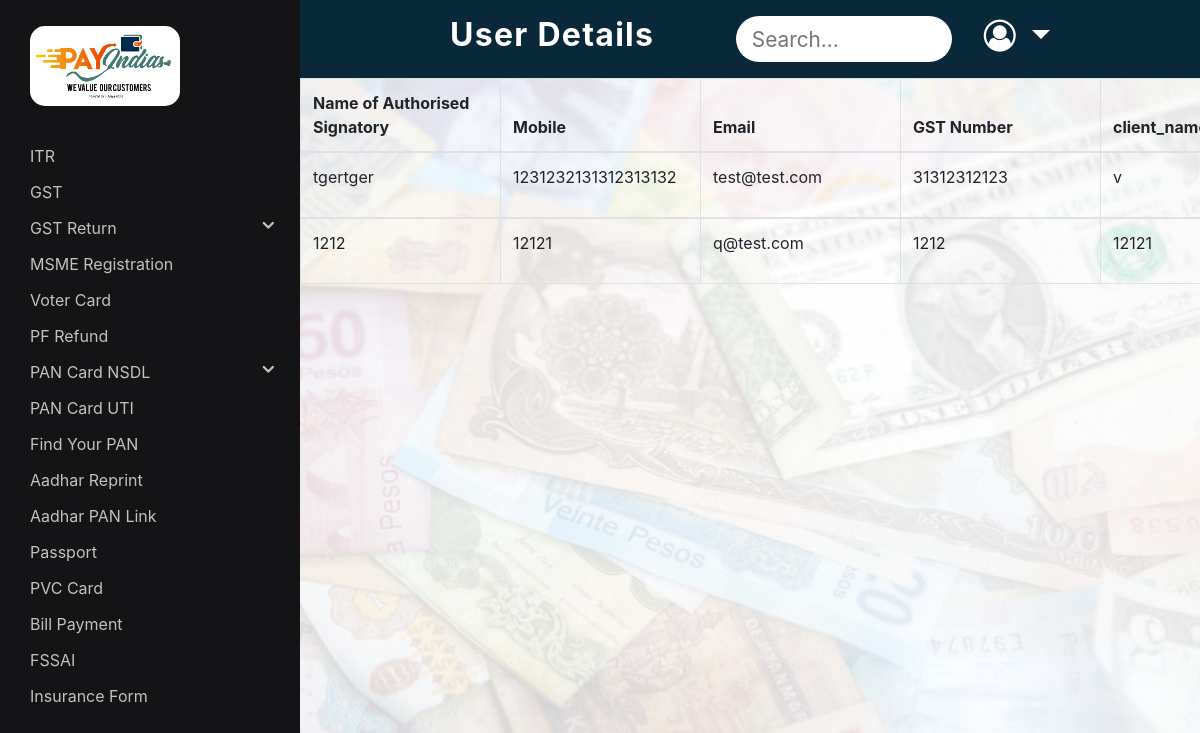
Screenshot of /client-list.php (signed in) with the database file from the repository.
### tables this page shows
CREATE TABLE `add_client` (
  `id` int(11) NOT NULL,
  `name_of_authorised_signatory` text NOT NULL,
  `mobile_number` varchar(100) NOT NULL,
  `email` varchar(100) NOT NULL,
  `gst_no` varchar(100) NOT NULL,
  `client_name` text NOT NULL,
  `address` varchar(100) NOT NULL,
  `pass_of_gst_portal` text NOT NULL,
  `status` varchar(20) NOT NULL,
  `r_id` int(255) NOT NULL
);

### client-list.php (the view, shortened to what this page needs)
<!DOCTYPE html>
<html lang="en">
<head>
	<link rel="stylesheet" href="https://cdnjs.cloudflare.com/ajax/libs/font-awesome/4.7.0/css/font-awesome.min.css">
	<link rel="stylesheet" href="https://maxcdn.bootstrapcdn.com/bootstrap/4.5.2/css/bootstrap.min.css">
	<link rel="stylesheet" type="text/css" href="Distributor/style.css">
</head>
<body>
	<?php include("sidenav.php"); ?>
	<div class="col-12 padding-sidenav px-0 pr-md-0 ac">
		<div class="topnav">
			<h2 class="formheader">User Details</h2>
			<?php include("retailer_wallet.php"); ?>
			<div class="col-12 padding-sidenav pr-md-0 main-index">
				<?php
				$conn = mysqli_connect('localhost', 'root', '', 'payindia');
				$email = $_SESSION['retailer'];
				$sql = "SELECT * FROM retailers WHERE email ='$email' ";
				$result = mysqli_query($conn, $sql);
				$ans = mysqli_fetch_all($result, MYSQLI_ASSOC);
				$id = $ans[0]['id'];
				$sql = "SELECT * FROM add_client where r_id=$id";
				$result = mysqli_query($conn, $sql);
				$ans = mysqli_fetch_all($result, MYSQLI_ASSOC);
				?>
				<div class="table-responsive">
					<?php if (sizeof($ans) > 0) { ?>
						<table class="table table-bordered" id="datatable">
							<thead>
								<tr>
									<th scope="col">Name of Authorised Signatory</th>
									<th scope="col">Mobile</th>
									<th scope="col">Email</th>
									<th scope="col">GST Number</th>
									<th scope="col">client_name</th>
								</tr>
							</thead>
							<?php
							for ($x = 0; $x < sizeof($ans); $x++) {
							?>
								<tbody>
									<tr>
										<td>
											<p><?php echo $ans[$x]['name_of_authorised_signatory']; ?></p>
										</td>
										<td>
											<p><?php echo $ans[$x]['mobile_number']; ?></p>
										</td>
										<td>
											<p><?php echo $ans[$x]['email']; ?></p>
										</td>
										<td>
											<p><?php echo $ans[$x]['gst_no']; ?></p>
										</td>
										<td>
											<p><?php echo $ans[$x]['client_name']; ?></p>
										</td>
									</tr>
							<?php
							}
						} else {
							echo "<h2>There is no data</h2>";
						}
							?>
								</tbody>
						</table>
				</div>
			</div>
		</div>
	</div>
</body>
</html>

### Distributor/style.css (style rules this page uses)
body { height: 100vh; width: 100vw; background: url('../images/commonBG.jpeg') no-repeat; background-position: center center; background-attachment: fixed; background-size: cover; }
.bg-brand, .topnav { background-color: #092839; background-color: #092839; }
@media (min-width: 768px) { .bg-brand, .topnav { background-color: #141416; } }
.formheader { font-weight: bold; letter-spacing: 0.08rem; text-decoration: underline; color: black; }
.topnav .formheader { text-decoration: none; color: white; }
body { background-color: #ededed; }
.main-index { padding-bottom: 3rem; z-index: 50; }
@media (min-width: 768px) { .padding-sidenav { padding-left: 300px !important; } }
.topnav .formheader, .topnav .user { display: none; }
.topnav { padding: 0.5rem 1rem 0.7rem; }
@media (min-width: 768px) { .topnav { position: relative; display: flex; flex-direction: row; padding: 1rem 150px; background-color: #092839; background-color: #092839; background-color: #092839; } }
@media (min-width: 768px) { .topnav .formheader, .topnav .user { display: block; } }
tr, th { min-width: 200px; }

### rows the page displays
add_client: name_of_authorised_signatory "tgertger", mobile_number "1231232131312313132", email "test@test.com", gst_no "31312312123", client_name "v"
add_client: name_of_authorised_signatory "1212", mobile_number "12121", email "q@test.com", gst_no "1212", client_name "12121"
